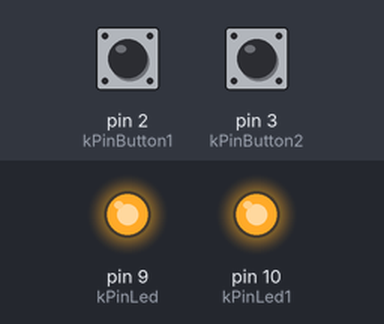
This sketch was run on a simulated Arduino Uno, built with avr-gcc and run on an emulated ATmega328P. Shown: output pins drawn as LEDs (lit = HIGH). The test bench sets the inputs (shaded band); at power-on: pin 2 (kPinButton1) HIGH, pin 3 (kPinButton2) HIGH.

Above: at 1.2 s.
1.3 s: pin 2 (kPinButton1) pulled LOW for 0.15 s
At 1.37 s:
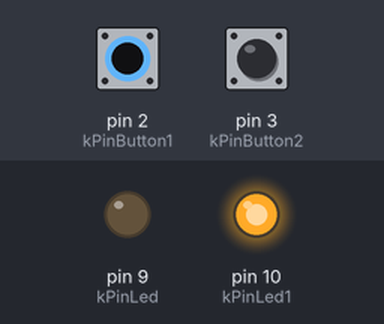
2.9 s: pin 3 (kPinButton2) pulled LOW for 0.15 s
At 2.97 s:
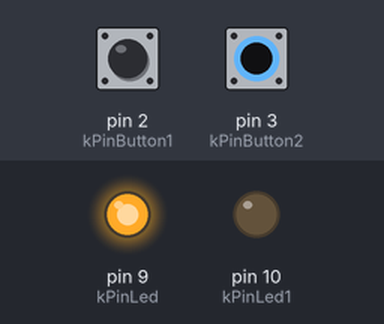
4.5 s: pin 3 (kPinButton2) pulled LOW for 3.2 s
At 8.5 s:
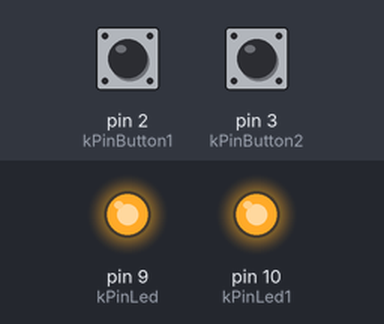
9.2 s: pin 2 (kPinButton1) pulled LOW for 3.2 s
At 9.7 s:
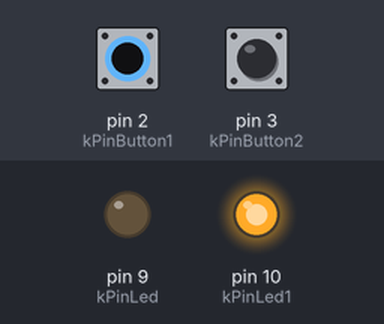
13.9 s: pin 2 (kPinButton1) driven LOW and pin 3 (kPinButton2) driven LOW
At 14.5 s:
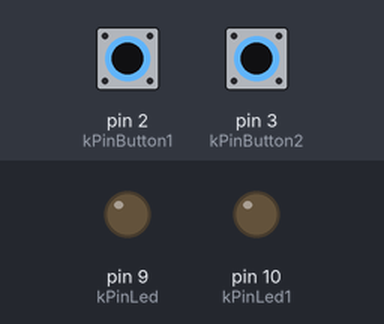
Timing chart, 0 to 16.4 s (numbered marks = the images above; inputs shaded):
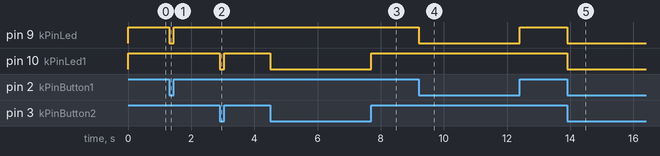

Measured:
- after the input at 1.3 s, pin 9 (kPinLed): HIGH → LOW at once, → HIGH 0.15 s later
- after the input at 2.9 s, pin 10 (kPinLed1): HIGH → LOW at once, → HIGH 0.15 s later
- after the input at 4.5 s, pin 10 (kPinLed1): HIGH → LOW at once, → HIGH 3.2 s later
- after the input at 9.2 s, pin 9 (kPinLed): HIGH → LOW at once, → HIGH 3.2 s later
- after the input at 13.9 s, pin 9 (kPinLed), pin 10 (kPinLed1): HIGH → LOW at once

The sketch:

sketch_oct01c.ino
```cpp
const int kPinButton1 = 2;
const int kPinLed = 9;
const int kPinButton2 = 3;
const int kPinLed1 = 10;
void setup()
{
  pinMode(kPinButton1, INPUT);
  digitalWrite(kPinButton1, HIGH); // turn on pull-up resistor
  pinMode(kPinLed, OUTPUT);
  pinMode(kPinButton2, INPUT);
  pinMode(kPinLed1, OUTPUT);
}

void loop()
{
  if (digitalRead(kPinButton1) == LOW) {
    digitalWrite(kPinLed, LOW);
  }
  else {
    digitalWrite(kPinLed, HIGH);
  }

  int value = digitalRead(kPinButton2);

  if (value == LOW) {
    digitalWrite(kPinLed1, LOW);
  }
  else {
    digitalWrite(kPinLed1, HIGH);
  }
}
```
